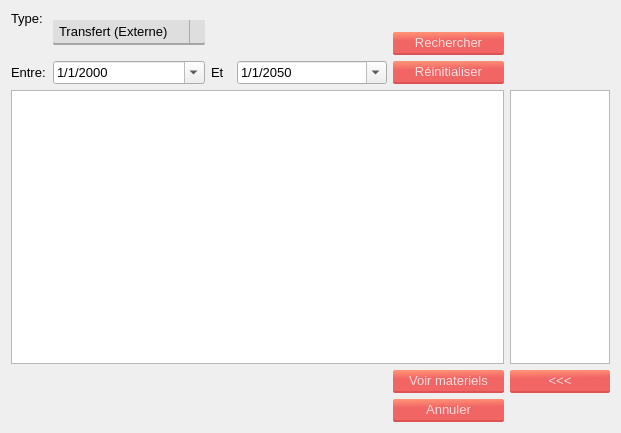
<?xml version="1.0" encoding="UTF-8"?>
<ui version="4.0">
 <class>Form</class>
 <widget class="QWidget" name="Form">
  <property name="geometry">
   <rect>
    <x>0</x>
    <y>0</y>
    <width>617</width>
    <height>433</height>
   </rect>
  </property>
  <property name="windowTitle">
   <string>Listes des transferts</string>
  </property>
  <property name="windowIcon">
   <iconset>
    <normaloff>icon.png</normaloff>icon.png</iconset>
  </property>
  <property name="styleSheet">
   <string notr="true">*{
	font: 10pt;
}
#Dialog{
	
	background-color: rgb(255, 255, 255);
	font: 10pt;
}

.QPushButton{
	border-radius: 2;
	background-color: qlineargradient(spread:pad, x1:0.548, y1:1, x2:0.469455, y2:0, stop:0.627119 rgba(242, 101, 101, 255), stop:1 rgba(255, 146, 117, 255));
	border-bottom: 2px solid;
	border-bottom-color:rgb(221, 83, 83);
	padding: 3px 16px;
	color:rgb(255, 221, 221);	
	font: 10pt;
}
.QPushButton:pressed{
	background-color: rgb(220, 91, 91);
	border-bottom-color: rgb(194, 73, 73);
}

.QLineEdit, .QTextEdit{
	border-radius: 2;
	border-bottom: 2px solid rgb(166, 166, 166);
	font: 10pt;
	padding: 3px 6px;
	
	background-color:rgb(222, 222, 222);
}

.QComboBox{
	border-radius: 2;
	background-color:rgb(222, 222, 222);
	border: none;
	padding: 3px 6px;
	border-bottom: 2px solid rgb(166, 166, 166);
}
.QComboBox::drop-down{
	 subcontrol-origin: padding;
    subcontrol-position: top right;
	
	border-left-width: 1px;
    border-left-color: darkgray;
    border-left-style: solid;
}
QComboBox:!editable:on, QComboBox::drop-down:editable:on {
    background: qlineargradient(x1: 0, y1: 0, x2: 0, y2: 1,
                                stop: 0 #D3D3D3, stop: 0.4 #D8D8D8,
                                stop: 0.5 #DDDDDD, stop: 1.0 #E1E1E1);
}</string>
  </property>
  <layout class="QGridLayout" name="gridLayout_2">
   <item row="3" column="6">
    <widget class="QTableWidget" name="rightwidget">
     <property name="maximumSize">
      <size>
       <width>1000</width>
       <height>16777215</height>
      </size>
     </property>
    </widget>
   </item>
   <item row="2" column="2">
    <widget class="QLabel" name="label_3">
     <property name="maximumSize">
      <size>
       <width>20</width>
       <height>16777215</height>
      </size>
     </property>
     <property name="text">
      <string>Et</string>
     </property>
    </widget>
   </item>
   <item row="0" column="1" rowspan="2">
    <widget class="QComboBox" name="searchtype">
     <property name="styleSheet">
      <string notr="true"/>
     </property>
     <item>
      <property name="text">
       <string>Transfert (Externe)</string>
      </property>
     </item>
     <item>
      <property name="text">
       <string>Affectations (Interne)</string>
      </property>
     </item>
    </widget>
   </item>
   <item row="2" column="1">
    <widget class="QDateEdit" name="date1">
     <property name="enabled">
      <bool>true</bool>
     </property>
     <property name="displayFormat">
      <string>d/M/yyyy</string>
     </property>
     <property name="calendarPopup">
      <bool>true</bool>
     </property>
    </widget>
   </item>
   <item row="0" column="0">
    <widget class="QLabel" name="label">
     <property name="maximumSize">
      <size>
       <width>100</width>
       <height>16777215</height>
      </size>
     </property>
     <property name="text">
      <string>Type:</string>
     </property>
    </widget>
   </item>
   <item row="2" column="0">
    <widget class="QLabel" name="label_2">
     <property name="maximumSize">
      <size>
       <width>50</width>
       <height>16777215</height>
      </size>
     </property>
     <property name="text">
      <string>Entre:</string>
     </property>
    </widget>
   </item>
   <item row="3" column="0" colspan="6">
    <widget class="QTableWidget" name="tableWidget">
     <property name="minimumSize">
      <size>
       <width>421</width>
       <height>273</height>
      </size>
     </property>
     <property name="styleSheet">
      <string notr="true">*{
	font: 10pt;
}
#Dialog{
	
	background-color: rgb(255, 255, 255);
	font: 10pt;
}

.QPushButton{
	border-radius: 2;
	background-color: qlineargradient(spread:pad, x1:0.548, y1:1, x2:0.469455, y2:0, stop:0.627119 rgba(242, 101, 101, 255), stop:1 rgba(255, 146, 117, 255));
	border-bottom: 2px solid;
	border-bottom-color:rgb(221, 83, 83);
	padding: 3px 16px;
	color:rgb(255, 221, 221);	
	font: 10pt;
}
.QPushButton:pressed{
	background-color: rgb(220, 91, 91);
	border-bottom-color: rgb(194, 73, 73);
}

.QLineEdit, .QTextEdit{
	border-radius: 2;
	border-bottom: 2px solid rgb(166, 166, 166);
	font: 10pt;
	padding: 3px 6px;
	
	background-color:rgb(222, 222, 222);
}

.QComboBox{
	border-radius: 2;
	background-color:rgb(222, 222, 222);
	border: none;
	padding: 3px 6px;
	border-bottom: 2px solid rgb(166, 166, 166);
}
.QComboBox::drop-down{
	 subcontrol-origin: padding;
    subcontrol-position: top right;
	
	border-left-width: 1px;
    border-left-color: darkgray;
    border-left-style: solid;
}
QComboBox:!editable:on, QComboBox::drop-down:editable:on {
    background: qlineargradient(x1: 0, y1: 0, x2: 0, y2: 1,
                                stop: 0 #D3D3D3, stop: 0.4 #D8D8D8,
                                stop: 0.5 #DDDDDD, stop: 1.0 #E1E1E1);
}</string>
     </property>
     <property name="editTriggers">
      <set>QAbstractItemView::NoEditTriggers</set>
     </property>
     <property name="alternatingRowColors">
      <bool>true</bool>
     </property>
     <property name="selectionMode">
      <enum>QAbstractItemView::SingleSelection</enum>
     </property>
     <property name="selectionBehavior">
      <enum>QAbstractItemView::SelectRows</enum>
     </property>
     <property name="sortingEnabled">
      <bool>true</bool>
     </property>
    </widget>
   </item>
   <item row="2" column="3" colspan="2">
    <widget class="QDateEdit" name="date2">
     <property name="enabled">
      <bool>true</bool>
     </property>
     <property name="minimumSize">
      <size>
       <width>150</width>
       <height>0</height>
      </size>
     </property>
     <property name="displayFormat">
      <string>d/M/yyyy</string>
     </property>
     <property name="calendarPopup">
      <bool>true</bool>
     </property>
     <property name="date">
      <date>
       <year>2050</year>
       <month>1</month>
       <day>1</day>
      </date>
     </property>
    </widget>
   </item>
   <item row="1" column="5">
    <widget class="QPushButton" name="searchButton">
     <property name="maximumSize">
      <size>
       <width>200</width>
       <height>16777215</height>
      </size>
     </property>
     <property name="text">
      <string>Rechercher</string>
     </property>
    </widget>
   </item>
   <item row="2" column="5">
    <widget class="QPushButton" name="resetButton">
     <property name="maximumSize">
      <size>
       <width>200</width>
       <height>16777215</height>
      </size>
     </property>
     <property name="text">
      <string>Réinitialiser</string>
     </property>
    </widget>
   </item>
   <item row="4" column="5">
    <widget class="QPushButton" name="listemat">
     <property name="minimumSize">
      <size>
       <width>100</width>
       <height>0</height>
      </size>
     </property>
     <property name="maximumSize">
      <size>
       <width>120</width>
       <height>16777215</height>
      </size>
     </property>
     <property name="text">
      <string>Voir materiels</string>
     </property>
    </widget>
   </item>
   <item row="6" column="5">
    <widget class="QPushButton" name="pushButton">
     <property name="minimumSize">
      <size>
       <width>100</width>
       <height>0</height>
      </size>
     </property>
     <property name="maximumSize">
      <size>
       <width>120</width>
       <height>16777215</height>
      </size>
     </property>
     <property name="text">
      <string>Annuler</string>
     </property>
    </widget>
   </item>
   <item row="4" column="6">
    <widget class="QPushButton" name="fermer">
     <property name="minimumSize">
      <size>
       <width>100</width>
       <height>0</height>
      </size>
     </property>
     <property name="maximumSize">
      <size>
       <width>120</width>
       <height>16777215</height>
      </size>
     </property>
     <property name="text">
      <string>&lt;&lt;&lt;</string>
     </property>
    </widget>
   </item>
  </layout>
 </widget>
 <resources/>
 <connections>
  <connection>
   <sender>pushButton</sender>
   <signal>clicked()</signal>
   <receiver>Form</receiver>
   <slot>close()</slot>
   <hints>
    <hint type="sourcelabel">
     <x>460</x>
     <y>423</y>
    </hint>
    <hint type="destinationlabel">
     <x>412</x>
     <y>387</y>
    </hint>
   </hints>
  </connection>
 </connections>
</ui>
